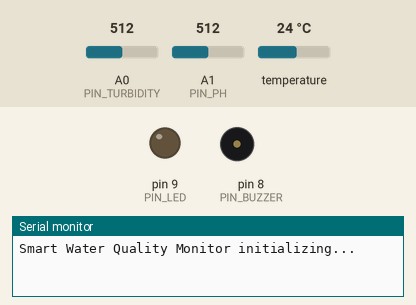
This sketch was run on a simulated Arduino Uno, built with avr-gcc and run on an emulated ATmega328P. Shown: output pins drawn as LEDs (lit = HIGH), buzzer (waves = sounding), the last lines printed to the serial monitor. The test bench sets the inputs (shaded band); at power-on: A0 (PIN_TURBIDITY) = 512, A1 (PIN_PH) = 512, temperature 24 °C. The modem accepts every AT command (registered, SIM ready, sends succeed) and sends nothing else.

Above: at 0.1 s.
At 8.9 s:
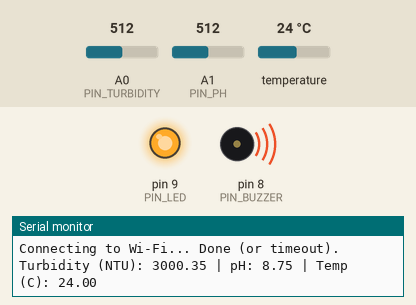
Timing chart, 0 to 10.4 s (numbered marks = the images above):
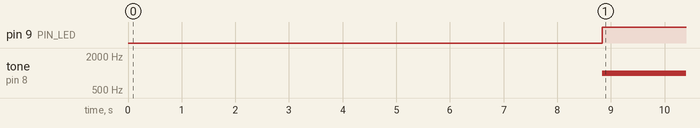

The sketch:

SmartWaterMonitor.ino
```cpp
#include "config.h"
#include "WaterSensors.h"
#include "AlertSystem.h"
#include "IoTComm.h"

// Instantiate modules
WaterSensors sensors(PIN_TURBIDITY, PIN_PH, PIN_TEMP);
AlertSystem alertSystem(PIN_BUZZER, PIN_LED);
IoTComm cloudComm(ESP_RX, ESP_TX, WIFI_SSID, WIFI_PASS, THINGSPEAK_API_KEY);

unsigned long lastUploadTime = 0;
const unsigned long UPLOAD_INTERVAL = 15000; // 15 seconds (ThingSpeak limit)

void setup() {
    // Initialize Serial Monitor
    Serial.begin(9600);
    Serial.println("Smart Water Quality Monitor initializing...");

    // Initialize modules
    sensors.begin();
    alertSystem.begin();
    cloudComm.begin();

    // Connect to Wi-Fi
    Serial.print("Connecting to Wi-Fi...");
    cloudComm.connectWiFi();
    Serial.println(" Done (or timeout).");
}

void loop() {
    // 1. Read Sensors
    float turbidity = sensors.readTurbidity();
    float ph = sensors.readPH();
    float temperature = sensors.readTemperature();

    // Print to Serial Monitor
    Serial.print("Turbidity (NTU): "); Serial.print(turbidity);
    Serial.print(" | pH: "); Serial.print(ph);
    Serial.print(" | Temp (C): "); Serial.println(temperature);

    // 2. Evaluate Alerts Locally
    alertSystem.checkConditions(turbidity, ph, temperature);

    // 3. Upload to Cloud (every 15 seconds)
    if (millis() - lastUploadTime > UPLOAD_INTERVAL) {
        Serial.println("Uploading to ThingSpeak...");
        bool success = cloudComm.sendData(turbidity, ph, temperature);
        if (success) {
            Serial.println("Upload successful.");
        } else {
            Serial.println("Upload failed.");
        }
        lastUploadTime = millis();
    }

    delay(2000); // Small delay for loop stability
}
```

AlertSystem.cpp
```cpp
#include "AlertSystem.h"
#include "config.h"

AlertSystem::AlertSystem(uint8_t bPin, uint8_t lPin) {
    buzzerPin = bPin;
    ledPin = lPin;
    isAlertActive = false;
}

void AlertSystem::begin() {
    pinMode(buzzerPin, OUTPUT);
    pinMode(ledPin, OUTPUT);
    clearAlert();
}

void AlertSystem::checkConditions(float turbidity, float ph, float temperature) {
    bool isUnsafe = false;

    // Check Turbidity
    if (turbidity > THRESHOLD_TURBIDITY_MAX) {
        isUnsafe = true;
    }

    // Check pH
    if (ph < THRESHOLD_PH_MIN || ph > THRESHOLD_PH_MAX) {
        isUnsafe = true;
    }

    // Check Temperature
    if (temperature > THRESHOLD_TEMP_MAX) {
        isUnsafe = true;
    }

    if (isUnsafe) {
        triggerAlert();
    } else {
        clearAlert();
    }
}

void AlertSystem::triggerAlert() {
    if (!isAlertActive) {
        digitalWrite(ledPin, HIGH);
        // Simple beep pattern
        tone(buzzerPin, 1000);
        isAlertActive = true;
    }
}

void AlertSystem::clearAlert() {
    if (isAlertActive) {
        digitalWrite(ledPin, LOW);
        noTone(buzzerPin);
        isAlertActive = false;
    }
}
```

AlertSystem.h
```cpp
#ifndef ALERT_SYSTEM_H
#define ALERT_SYSTEM_H

#include <Arduino.h>

class AlertSystem {
private:
    uint8_t buzzerPin;
    uint8_t ledPin;
    bool isAlertActive;

public:
    AlertSystem(uint8_t bPin, uint8_t lPin);
    void begin();

    // Checks sensor values against thresholds and triggers alerts if unsafe
    void checkConditions(float turbidity, float ph, float temperature);

    void triggerAlert();
    void clearAlert();
};

#endif // ALERT_SYSTEM_H
```

IoTComm.cpp
```cpp
#include "IoTComm.h"

IoTComm::IoTComm(uint8_t rxPin, uint8_t txPin, String wifiSsid, String wifiPass, String tsApiKey) {
    espSerial = new SoftwareSerial(rxPin, txPin);
    ssid = wifiSsid;
    password = wifiPass;
    apiKey = tsApiKey;
}

IoTComm::~IoTComm() {
    delete espSerial;
}

void IoTComm::begin() {
    espSerial->begin(9600); // Default ESP8266 baud rate
    delay(1000);
    // Reset ESP
    espSerial->println("AT+RST");
    delay(2000);
}

bool IoTComm::connectWiFi() {
    String cmd = "AT+CWJAP=\"" + ssid + "\",\"" + password + "\"";
    espSerial->println(cmd);
    delay(5000); // Give it time to connect

    // In a robust implementation, we would parse the response.
    // For simplicity in this demo, we assume connection success if no immediate error.
    return true;
}

bool IoTComm::sendData(float turbidity, float ph, float temperature) {
    // Start TCP connection to ThingSpeak
    String cmd = "AT+CIPSTART=\"TCP\",\"api.thingspeak.com\",80";
    espSerial->println(cmd);
    delay(2000);

    if (espSerial->find("Error")) {
        return false;
    }

    // Prepare GET request string
    String getStr = "GET /update?api_key=" + apiKey;
    getStr += "&field1=" + String(turbidity);
    getStr += "&field2=" + String(ph);
    getStr += "&field3=" + String(temperature);
    getStr += "\r\n\r\n";

    // Send data length
    cmd = "AT+CIPSEND=" + String(getStr.length());
    espSerial->println(cmd);
    delay(1000);

    if (espSerial->find(">")) {
        espSerial->print(getStr);
        delay(2000);
        return true;
    } else {
        espSerial->println("AT+CIPCLOSE");
        return false;
    }
}
```

IoTComm.h
```cpp
#ifndef IOT_COMM_H
#define IOT_COMM_H

#include <Arduino.h>
#include <SoftwareSerial.h>

class IoTComm {
private:
    SoftwareSerial* espSerial;
    String ssid;
    String password;
    String apiKey;

    void sendCommand(String command, int maxTime, char readReplay[]);

public:
    IoTComm(uint8_t rxPin, uint8_t txPin, String wifiSsid, String wifiPass, String tsApiKey);
    ~IoTComm();

    void begin();
    bool connectWiFi();
    bool sendData(float turbidity, float ph, float temperature);
};

#endif // IOT_COMM_H
```

WaterSensors.cpp
```cpp
#include "WaterSensors.h"

WaterSensors::WaterSensors(uint8_t tPin, uint8_t pPin, uint8_t tmpPin) {
    turbidityPin = tPin;
    phPin = pPin;
    tempPin = tmpPin;
    phCalibrationValue = 21.34; // This needs calibration for accurate pH readings

    oneWire = new OneWire(tempPin);
    sensors = new DallasTemperature(oneWire);
}

WaterSensors::~WaterSensors() {
    delete sensors;
    delete oneWire;
}

void WaterSensors::begin() {
    pinMode(turbidityPin, INPUT);
    pinMode(phPin, INPUT);
    sensors->begin();
}

float WaterSensors::readTurbidity() {
    int sensorValue = analogRead(turbidityPin);
    float voltage = sensorValue * (5.0 / 1024.0);

    // Convert voltage to NTU (Nephelometric Turbidity Units)
    // This formula varies significantly by sensor.
    // Typical generic formula:
    float turbidity = -1120.4 * square(voltage) + 5742.3 * voltage - 4352.9;

    // Bounds checking
    if (turbidity < 0) {
        turbidity = 0;
    }
    return turbidity;
}

float WaterSensors::readPH() {
    int sensorValue = analogRead(phPin);
    float voltage = sensorValue * (5.0 / 1024.0);

    // Calculate pH. Formula varies by sensor module.
    // Example formula: pH = 3.5 * voltage + offset
    float phValue = 3.5 * voltage + (phCalibrationValue - 21.34);
    return phValue;
}

float WaterSensors::readTemperature() {
    sensors->requestTemperatures();
    float tempC = sensors->getTempCByIndex(0);
    return tempC;
}
```

WaterSensors.h
```cpp
#ifndef WATER_SENSORS_H
#define WATER_SENSORS_H

#include <Arduino.h>
#include <OneWire.h>
#include <DallasTemperature.h>

class WaterSensors {
private:
    uint8_t turbidityPin;
    uint8_t phPin;
    uint8_t tempPin;

    OneWire* oneWire;
    DallasTemperature* sensors;

    // Calibration values
    float phCalibrationValue;

public:
    WaterSensors(uint8_t tPin, uint8_t pPin, uint8_t tmpPin);
    ~WaterSensors();

    void begin();

    float readTurbidity();
    float readPH();
    float readTemperature();
};

#endif // WATER_SENSORS_H
```

config.h
```cpp
#ifndef CONFIG_H
#define CONFIG_H

// ==========================================
// PIN DEFINITIONS
// ==========================================

// Sensors
#define PIN_TURBIDITY A0     // Analog pin for Turbidity Sensor
#define PIN_PH A1            // Analog pin for pH Sensor
#define PIN_TEMP 2           // Digital pin for DS18B20 Temperature Sensor (Requires 4.7k pull-up)

// Alerts
#define PIN_BUZZER 8         // Digital pin for Active Buzzer
#define PIN_LED 9            // Digital pin for Warning LED

// ESP8266 Software Serial
#define ESP_RX 10            // Connect to ESP8266 TX
#define ESP_TX 11            // Connect to ESP8266 RX (via voltage divider)

// ==========================================
// SAFETY THRESHOLDS
// ==========================================
// Modify these based on the specific water source you are monitoring.

// Turbidity (Typically 0 to 3000 NTU. Higher voltage means cleaner water for many modules)
// For analog read (0-1023), mapping will be done in the sensor class.
// A simple threshold: if voltage drops too low, it's too turbid.
#define THRESHOLD_TURBIDITY_MAX 50.0 // Example NTU limit

// pH Levels (Safe drinking water is usually 6.5 to 8.5)
#define THRESHOLD_PH_MIN 6.5
#define THRESHOLD_PH_MAX 8.5

// Temperature (Safe range in Celsius)
#define THRESHOLD_TEMP_MAX 35.0

// ==========================================
// WI-FI & IOT CLOUD CREDENTIALS (THINGSPEAK)
// ==========================================
#define WIFI_SSID "YOUR_WIFI_SSID"
#define WIFI_PASS "YOUR_WIFI_PASSWORD"
#define THINGSPEAK_API_KEY "YOUR_THINGSPEAK_API_KEY"

#endif // CONFIG_H
```

Measured:
- by itself, pin 9 (PIN_LED): LOW → HIGH at 8.8 s
- by itself, tone on pin 8 (PIN_BUZZER): silent → 1000 Hz at 8.8 s
